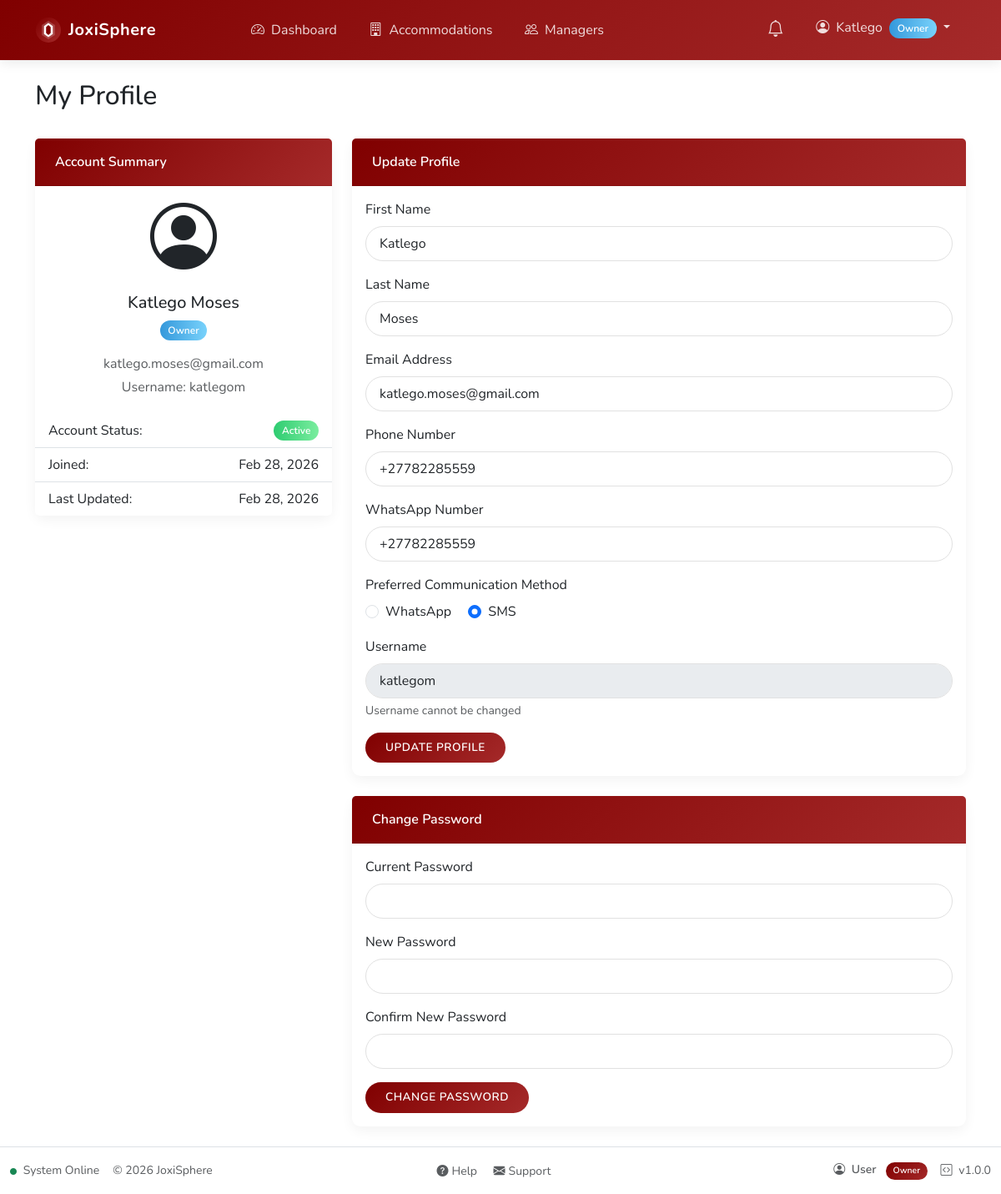
The app's page /profile.php (signed in) with its own data.
### tables this page shows
CREATE TABLE IF NOT EXISTS users (
    id INT AUTO_INCREMENT PRIMARY KEY,
    username VARCHAR(50) NOT NULL UNIQUE,
    password VARCHAR(255) NOT NULL,
    email VARCHAR(100) NOT NULL,
    first_name VARCHAR(50) NOT NULL,
    last_name VARCHAR(50) NOT NULL,
    id_number VARCHAR(13) UNIQUE,   
    phone_number VARCHAR(20),
    whatsapp_number VARCHAR(20),
    preferred_communication ENUM('SMS', 'WhatsApp') DEFAULT 'SMS',
    profile_photo VARCHAR(255) DEFAULT NULL,
    role_id INT NOT NULL,
    status ENUM('active', 'pending', 'inactive') NOT NULL DEFAULT 'pending',
    created_at TIMESTAMP DEFAULT CURRENT_TIMESTAMP,
    updated_at TIMESTAMP DEFAULT CURRENT_TIMESTAMP ON UPDATE CURRENT_TIMESTAMP,
    password_reset_required BOOLEAN DEFAULT 0,
    FOREIGN KEY (role_id) REFERENCES roles(id)
);

CREATE TABLE IF NOT EXISTS roles (
    id INT AUTO_INCREMENT PRIMARY KEY,
    name VARCHAR(50) NOT NULL UNIQUE,
    description TEXT,
    created_at TIMESTAMP DEFAULT CURRENT_TIMESTAMP
);

### includes/functions.php (called while the page is built, shortened)
<?php
function safeQueryPrepare($conn, $sql, $debug = true) {
    $stmt = false;
    try {
        $stmt = $conn->prepare($sql);
    } catch (mysqli_sql_exception $e) {
        $prepareError = "(" . $e->getCode() . ") " . $e->getMessage();
        error_log("Database exception in SQL: $sql - " . $prepareError);
    }
    return $stmt;
}
function getRoleBadgeClass($role) {
    switch ($role) {
        case 'owner': return 'bg-info';
    }
}

### public/profile.php (the view, shortened to what this page needs)
<?php
require_once '../includes/config.php';
require_once '../includes/functions.php';
$conn = getDbConnection();
$userId = $_SESSION['user_id'] ?? 0;
$stmt = safeQueryPrepare($conn,
    "SELECT u.*, r.name as role_name
     FROM users u
     JOIN roles r ON u.role_id = r.id
     WHERE u.id = ?");
$stmt->bind_param("i", $userId);
$stmt->execute();
$user = $stmt->get_result()->fetch_assoc();
?>
<div class="container mt-4">
    <div class="row">
        <div class="col-md-12 mb-4">
            <h2>My Profile</h2>
        </div>
    </div>
    <div class="row">
        <div class="col-md-4">
            <div class="card mb-4">
                <div class="card-header">
                    Account Summary
                </div>
                <div class="card-body text-center">
                    <div class="avatar-placeholder mb-3">
                        <i class="bi bi-person-circle display-1"></i>
                    </div>
                    <h5><?= htmlspecialchars($user['first_name'] . ' ' . $user['last_name']) ?></h5>
                    <span class="badge <?= getRoleBadgeClass($user['role_name']) ?> mb-3"><?= ucfirst($user['role_name']) ?></span>
                    <p class="text-muted mb-1"><?= htmlspecialchars($user['email']) ?></p>
                    <p class="text-muted mb-1">Username: <?= htmlspecialchars($user['username']) ?></p>
                </div>
                <ul class="list-group list-group-flush">
                    <li class="list-group-item d-flex justify-content-between">
                        <span>Account Status:</span>
                        <span class="badge <?= $user['status'] === 'active' ? 'bg-success' : 'bg-warning' ?>"><?= ucfirst($user['status']) ?></span>
                    </li>
                    <li class="list-group-item d-flex justify-content-between">
                        <span>Joined:</span>
                        <span><?= date('M j, Y', strtotime($user['created_at'])) ?></span>
                    </li>
                    <li class="list-group-item d-flex justify-content-between">
                        <span>Last Updated:</span>
                        <span><?= date('M j, Y', strtotime($user['updated_at'])) ?></span>
                    </li>
                </ul>
            </div>
        </div>
        <div class="col-md-8">
            <div class="card mb-4">
                <div class="card-header">
                    Update Profile
                </div>
                <div class="card-body">
                    <form method="post">
                        <div class="mb-3">
                            <label for="first_name" class="form-label">First Name</label>
                            <input type="text" class="form-control" id="first_name" name="first_name" value="<?= htmlspecialchars($user['first_name']) ?>" required>
                        </div>
                        <div class="mb-3">
                            <label for="last_name" class="form-label">Last Name</label>
                            <input type="text" class="form-control" id="last_name" name="last_name" value="<?= htmlspecialchars($user['last_name']) ?>" required>
                        </div>
                        <div class="mb-3">
                            <label for="email" class="form-label">Email Address</label>
                            <input type="email" class="form-control" id="email" name="email" value="<?= htmlspecialchars($user['email']) ?>" required>
                        </div>
                        <div class="mb-3">
                            <label for="phone_number" class="form-label">Phone Number</label>
                            <input type="text" class="form-control" id="phone_number" name="phone_number"
                                value="<?= htmlspecialchars($user['phone_number'] ?? '') ?>" placeholder="+27...">
                        </div>
                        <div class="mb-3">
                            <label for="whatsapp_number" class="form-label">WhatsApp Number</label>
                            <input type="text" class="form-control" id="whatsapp_number" name="whatsapp_number"
                                value="<?= htmlspecialchars($user['whatsapp_number'] ?? '') ?>" placeholder="+27...">
                        </div>
                        <div class="mb-3">
                            <label class="form-label">Preferred Communication Method</label>
                            <div>
                                <div class="form-check form-check-inline">
                                    <input class="form-check-input" type="radio" name="preferred_communication"
                                        id="pref_whatsapp" value="WhatsApp" <?= ($user['preferred_communication'] ?? 'WhatsApp') === 'WhatsApp' ? 'checked' : '' ?>>
                                    <label class="form-check-label" for="pref_whatsapp">WhatsApp</label>
                                </div>
                                <div class="form-check form-check-inline">
                                    <input class="form-check-input" type="radio" name="preferred_communication"
                                        id="pref_sms" value="SMS" <?= ($user['preferred_communication'] ?? '') === 'SMS' ? 'checked' : '' ?>>
                                    <label class="form-check-label" for="pref_sms">SMS</label>
                                </div>
                            </div>
                        </div>
                        <div class="mb-3">
                            <label for="username" class="form-label">Username</label>
                            <input type="text" class="form-control" id="username" value="<?= htmlspecialchars($user['username']) ?>" disabled>
                            <div class="form-text">Username cannot be changed</div>
                        </div>
                        <button type="submit" class="btn btn-primary">Update Profile</button>
                    </form>
                </div>
            </div>
            <div class="card">
                <div class="card-header">
                    Change Password
                </div>
                <div class="card-body">
                    <form method="post">
                        <div class="mb-3">
                            <label for="current_password" class="form-label">Current Password</label>
                            <input type="password" class="form-control" id="current_password" name="current_password" required>
                        </div>
                        <div class="mb-3">
                            <label for="new_password" class="form-label">New Password</label>
                            <input type="password" class="form-control" id="new_password" name="new_password" required>
                        </div>
                        <div class="mb-3">
                            <label for="confirm_password" class="form-label">Confirm New Password</label>
                            <input type="password" class="form-control" id="confirm_password" name="confirm_password" required>
                        </div>
                        <button type="submit" class="btn btn-primary">Change Password</button>
                    </form>
                </div>
            </div>
        </div>
    </div>
</div>

### public/assets/css/custom.css (style rules this page uses)
:root { --primary-color: #800000; --primary-gradient: linear-gradient(135deg, #800000 0%, #a52a2a 100%); --secondary-color: #5e605f; --secondary-gradient: linear-gradient(135deg, #5e605f 0%, #959497 100%); --success-color: #2ecc71; --success-gradient: linear-gradient(to right, #2ecc71, #7bed9f); --info-color: #3498db; --info-gradient: linear-gradient(to right, #3498db, #79d2fb); --warning-color: #808000; --warning-gradient: linear-gradient(135deg, #808000 0%, #bdb76b 100%); --danger-color: #e74c3c; --danger-gradient: linear-gradient(to right, #e74c3c, #ff7675); --dark-color: #000000; --dark-gradient: linear-gradient(to right, #000000, #2d3436); --light-color: #f8f9fa; --light-gradient: linear-gradient(135deg, #f8f9fa 0%, #dfe6e9 100%); --admin-color: #800000; --admin-gradient: linear-gradient(135deg, #800000 0%, #5e605f 100%); --owner-color: #5e605f; --owner-gradient: linear-gradient(135deg, #5e605f 0%, #000000 100%); --manager-color: #808000; --manager-gradient: linear-gradient(135deg, #808000 0%, #5e605f 100%); --student-color: #800000; --student-gradient: linear-gradient(135deg, #800000 0%, #808000 100%); --body-bg: #ffffff; }
body { background-color: var(--body-bg); font-family: "Nunito", sans-serif; }
.card { border: none; border-radius: 10px; overflow: visible; box-shadow: 0 5px 15px rgba(0, 0, 0, 0.05); transition: all 0.3s ease; margin-bottom: 1.5rem; }
.card-header { background: var(--primary-gradient); color: white; font-weight: 600; padding: 1rem 1.5rem; border-bottom: none; }
.btn { border-radius: 30px; padding: 0.5rem 1.5rem; font-weight: 600; transition: all 0.3s ease; text-transform: uppercase; letter-spacing: 0.5px; font-size: 0.85rem; }
.btn-primary { background-image: var(--primary-gradient); border: none; }
.badge { padding: 0.5em 0.8em; font-weight: 600; border-radius: 30px; }
.bg-success { background-image: var(--success-gradient) !important; }
.bg-info { background-image: var(--info-gradient) !important; }
.form-control { border-radius: 30px; padding: 0.5rem 1rem; border: 1px solid #e1e1e1; }
.card-header { background-color: #f8f9fa; border-bottom: 1px solid rgba(0, 0, 0, 0.05); }

### records on screen
users: first_name+last_name "Katlego Moses", role.name "Owner", email "katlego.moses@gmail.com", username "katlegom", status "Active", created_at "Feb 28, 2026", updated_at "Feb 28, 2026", first_name "Katlego", last_name "Moses", phone_number "+27782285559", preferred_communication "☐ WhatsApp", preferred_communication "☑ SMS"

### other values on screen
APP_NAME "JoxiSphere"
$item['text'] "Dashboard"
$item['text'] "Accommodations"
$item['text'] "Managers"
$_SESSION['username'] "Katlego"
$userRole "Owner"
$userName "User"
